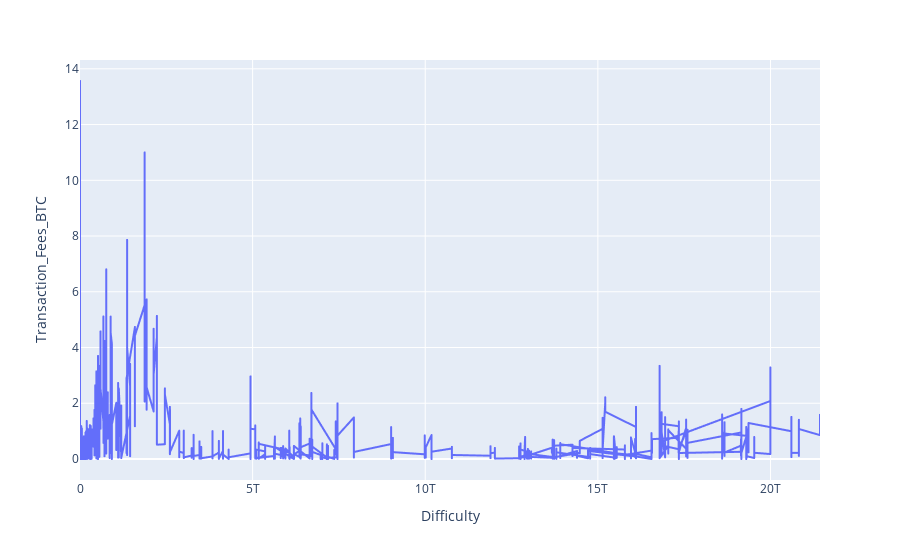

Write notebook code for a chart like this one.
### Code cell
grafica = px.line(datos,x ="Difficulty", y ="Transaction_Fees_BTC")
grafica.update_traces(marker=dict(size=2,
                                  line=dict(width = 2,
                                            color="DarkSlategray")),
                      selector=dict(mode="markers"))

### Figure 1 — Plotly figure (JSON) as saved in the notebook; plotly's stock layout.template omitted (floating-point values rounded to 4 significant figures; data arrays with more than 128 entries replaced by an {"elided": "..."} marker saying what was removed)
{"data": [{"hovertemplate": "Difficulty=%{x}<br>Transaction_Fees_BTC=%{y}<extra></extra>", "legendgroup": "", "line": {"color": "#636efa", "dash": "solid"}, "marker": {"symbol": "circle"}, "mode": "lines", "name": "", "showlegend": false, "type": "scattergl", "x": {"elided": "6702 float values"}, "xaxis": "x", "y": {"elided": "6702 float values"}, "yaxis": "y"}], "layout": {"autosize": true, "legend": {"tracegroupgap": 0}, "margin": {"t": 60}, "xaxis": {"anchor": "y", "autorange": true, "domain": [0, 1], "range": [1, 21434395961349], "title": {"text": "Difficulty"}, "type": "linear"}, "yaxis": {"anchor": "x", "autorange": true, "domain": [0, 1], "range": [-0.7535, 14.32], "title": {"text": "Transaction_Fees_BTC"}, "type": "linear"}}}
